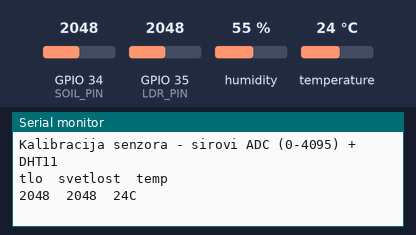
Bench run of a sketch on a simulated ESP32. Shown: the last lines printed to the serial monitor. The inputs (shaded band) are chosen by the test bench; at power-on: temperature 24 °C, GPIO 34 (SOIL_PIN) = 2048, GPIO 35 (LDR_PIN) = 2048, humidity 55 %.

Above: at 3.2 s.
3.3 s: temperature set to 12 °C
At 4.6 s:
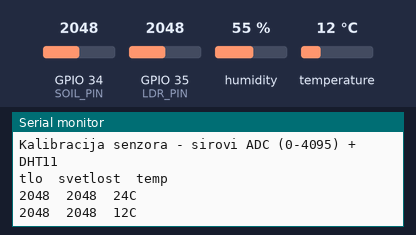
4.8 s: GPIO 34 (SOIL_PIN) set to 2866
At 6.1 s:
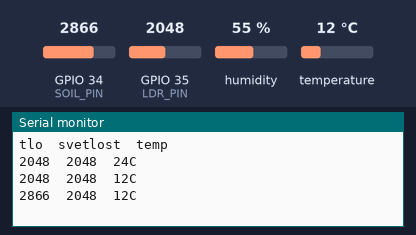
6.3 s: GPIO 35 (LDR_PIN) set to 2866
At 7.7 s:
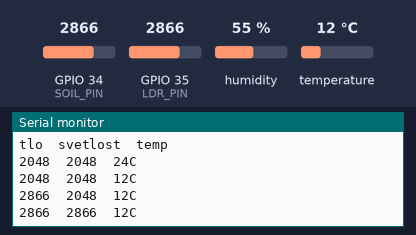
7.8 s: temperature set to 19 °C
At 9.2 s:
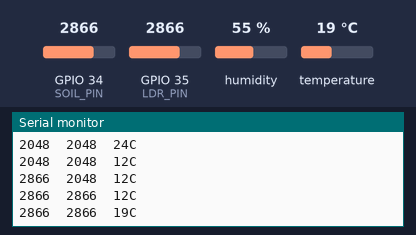
9.3 s: GPIO 34 (SOIL_PIN) set to 3972
10.8 s: GPIO 35 (LDR_PIN) set to 3972
At 12.1 s:
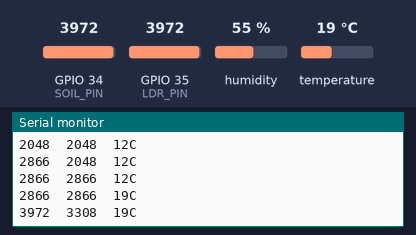
Timing chart, 0 to 13.3 s (numbered marks = the images above; inputs shaded):
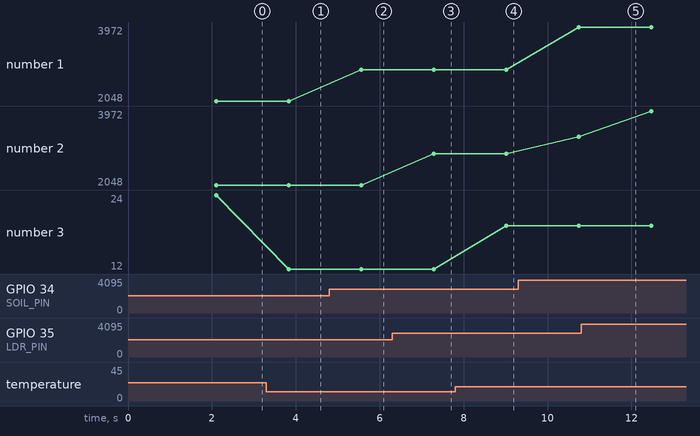

The sketch:

kalibracija.ino
```cpp
#include <SimpleDHT.h>

#define SOIL_PIN 34
#define LDR_PIN  35
#define DHT_PIN  4

SimpleDHT11 dht11(DHT_PIN);

const int SAMPLES = 20;

int readAnalogAvg(int pin) {
  long sum = 0;
  for (int i = 0; i < SAMPLES; i++) {
    sum += analogRead(pin);
    delay(5);
  }
  return (int)(sum / SAMPLES);
}

void setup() {
  Serial.begin(115200);
  delay(2000);
  Serial.println("Kalibracija senzora - sirovi ADC (0-4095) + DHT11");
  Serial.println("tlo\tsvetlost\ttemp");
}

void loop() {
  Serial.print(readAnalogAvg(SOIL_PIN));
  Serial.print("\t");
  Serial.print(readAnalogAvg(LDR_PIN));
  Serial.print("\t");

  // DHT11 nije analogni - cita se svojim protokolom. Ovde je samo da se
  // proveri da li modul uopste odgovara; greska 0 znaci da je sve u redu.
  byte temp = 0;
  byte hum  = 0;
  int err   = dht11.read(&temp, &hum, NULL);
  if (err == SimpleDHTErrSuccess) {
    Serial.println(String((int)temp) + "C");
  } else {
    Serial.println("greska " + String(err));
  }
  delay(1500);
}
```

Measured:
- after the input at 3.3 s, the serial monitor: prints a new line after 0.53 s (image 1)
- after the input at 4.8 s, the serial monitor: prints a new line after 0.76 s (image 2)
- after the input at 6.3 s, the serial monitor: prints a new line after 0.99 s (image 3)
- after the input at 7.8 s, the serial monitor: prints a new line after 1.2 s (image 4)
- plotted number 1: 2048 → 2866 after the input at 4.8 s, 2866 → 3972 after the input at 9.3 s
- plotted number 2: 2866 → 3308 after the input at 9.3 s
- plotted number 3: 24 → 12 after the input at 3.3 s, 12 → 19 after the input at 7.8 s
